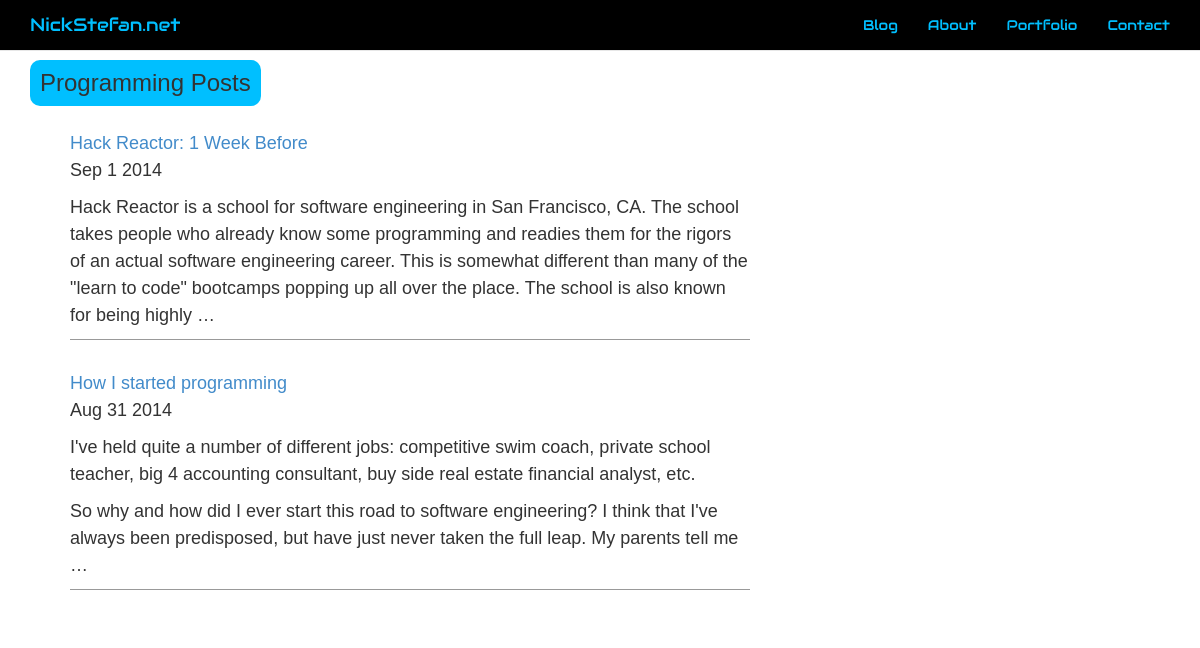
The page /blog/category/programming on the database as committed earlier.
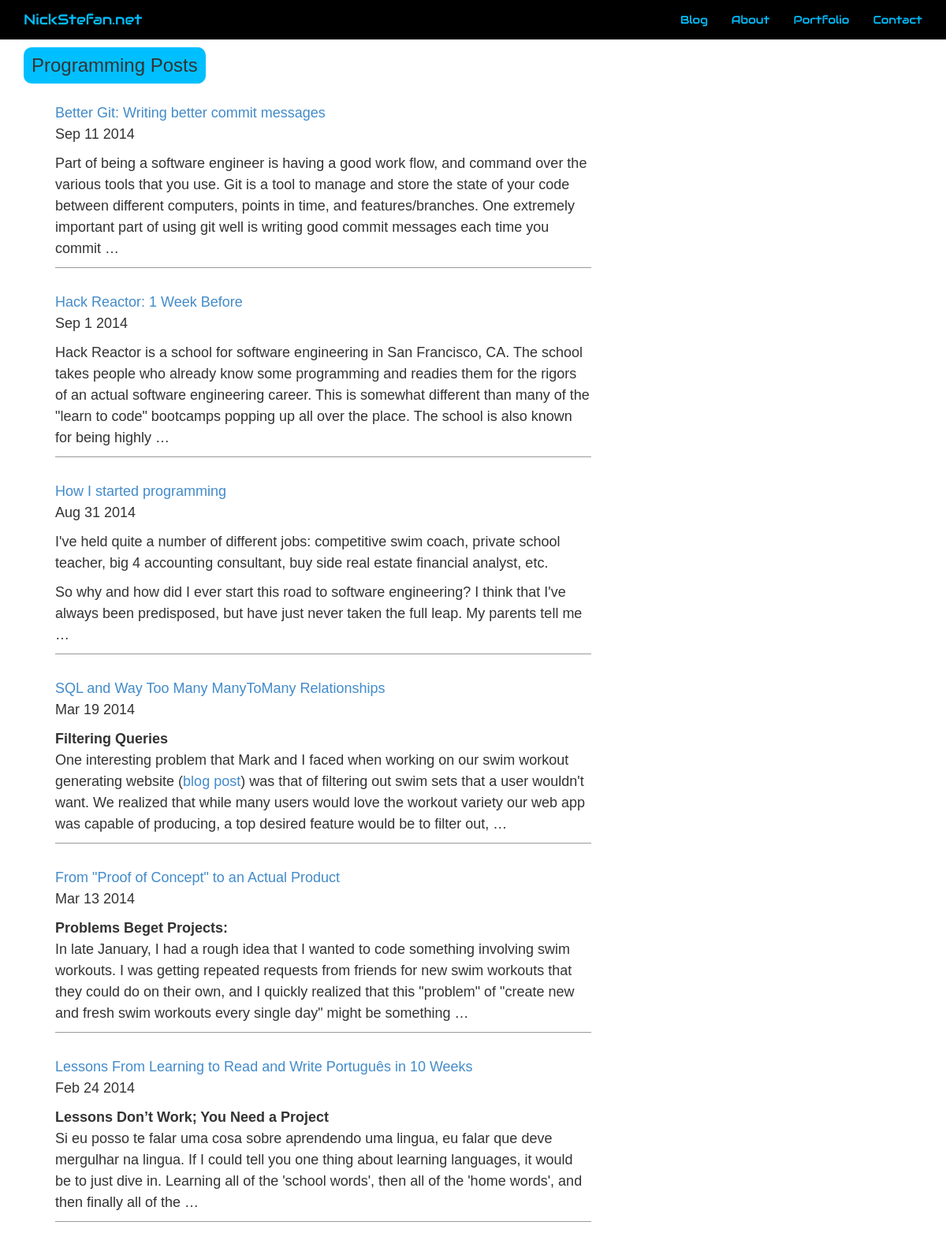
The same page on the database as committed later.
### blog/models.py (models this page shows, shortened)
class Blog (models.Model):
    title = models.CharField(max_length=100, unique=True)
    slug = models.SlugField(max_length=100, unique=True)
    body = models.TextField()
    posted = models.DateTimeField(db_index=True) #auto_now_add=True
    category = models.ManyToManyField(Category)
    live = models.BooleanField(default=False)
    @permalink # this puts a 'view on site' link in the admin
    def get_absolute_url(self):
        if self.live == True:
            return ('view_blog_post', None, {'slug': self.slug})
        else:
            return ('view_blog_preview', None, {'slug': self.slug})

### blog/views.py (the view)
def view_category(request, slug):
    category = get_object_or_404(Category, slug=slug)
    return render_to_response('blog/view_category.html',{
        'category': get_object_or_404(Category, slug=slug),
        'posts': Blog.objects.filter(category=category,live=True).order_by('-posted')
    })

### blog/templates/blog/view_category.html (shortened to what this page needs)
{% extends 'base.html' %}
{% block title %}
<h3>{{ category.title }} Posts</h3>
{% endblock %}
{% block content %}
	{%  if posts %}
		<ul>
		{% for post in posts %}
			<div class='postlists'><li><p><a href="{{ post.get_absolute_url }}">{{ post.title }}</a><br>{{ post.posted|date }}</p>
				<p>{{ post.body|safe|truncatewords:"60" }}
			</li></div>
		{% endfor %}
		</ul>
		{% else %}
			<p>There are no posts.</p>
		{% endif %}
{% endblock %}

Rows that differ between the two databases and show on the page:
added Blog: title "Better Git: Writing better commit messages", posted "Sep 11 2014", body "Part of being a software engineer is having a good work flow, and command over the various tools that you use. Git is a tool to manage and store the state of your code between different computers, points in time, and features/branches. One extremely important part of using git well is writing good commit messages each time you commit …"
now on this page (row edited): Blog: title "SQL and Way Too Many ManyToMany Relationships", posted "Mar 19 2014", body "Filtering Queries One interesting problem that Mark and I faced when working on our swim workout generating website ( blog post ) was that of filtering out swim sets that a user wouldn't want. We realized that while many users would love the workout variety our web app was capable of producing, a top desired feature would be to filter out, …"
now on this page (row edited): Blog: title "From \"Proof of Concept\" to an Actual Product", posted "Mar 13 2014", body "Problems Beget Projects: In late January, I had a rough idea that I wanted to code something involving swim workouts. I was getting repeated requests from friends for new swim workouts that they could do on their own, and I quickly realized that this \"problem\" of \"create new and fresh swim workouts every single day\" might be something …"
now on this page (row edited): Blog: title "Lessons From Learning to Read and Write Português in 10 Weeks", posted "Feb 24 2014", body "Lessons Don’t Work; You Need a Project Si eu posso te falar uma cosa sobre aprendendo uma lingua, eu falar que deve mergulhar na lingua. If I could tell you one thing about learning languages, it would be to just dive in. Learning all of the 'school words', then all of the 'home words', and then finally all of the …"
